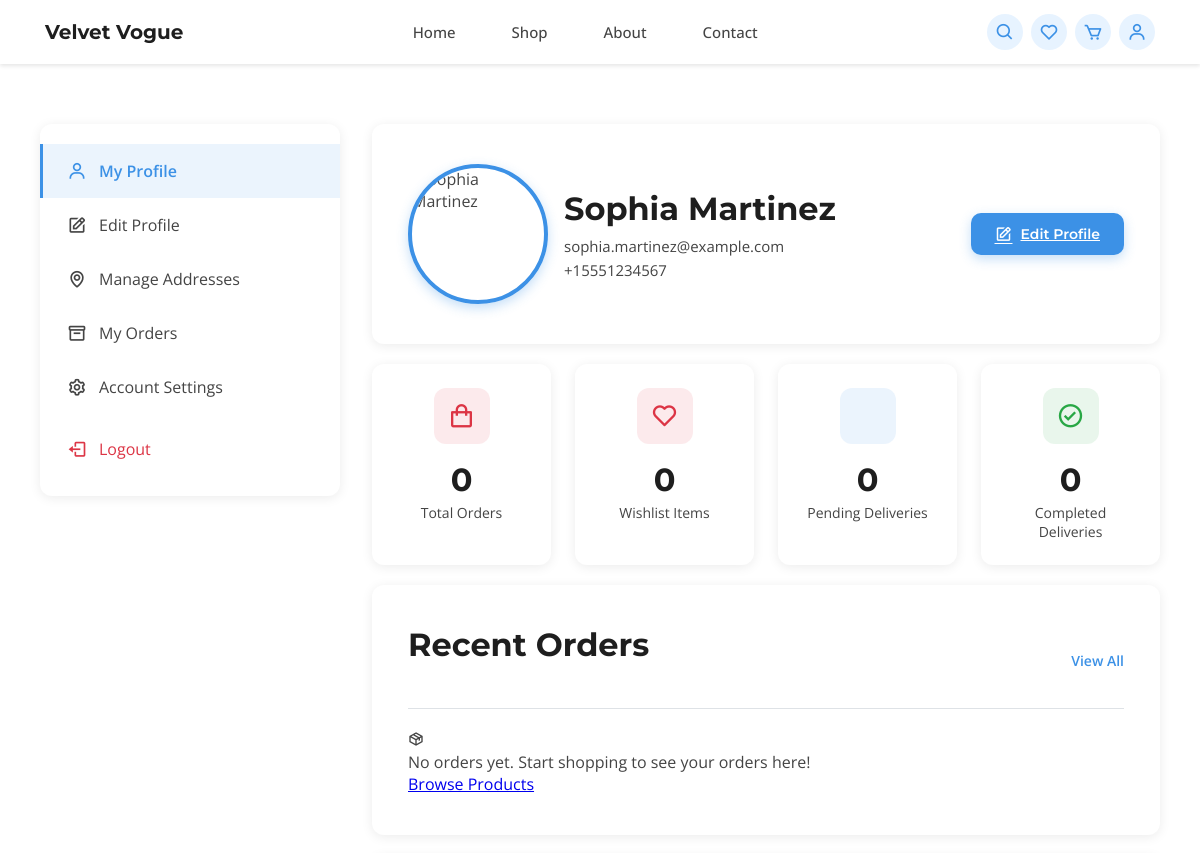
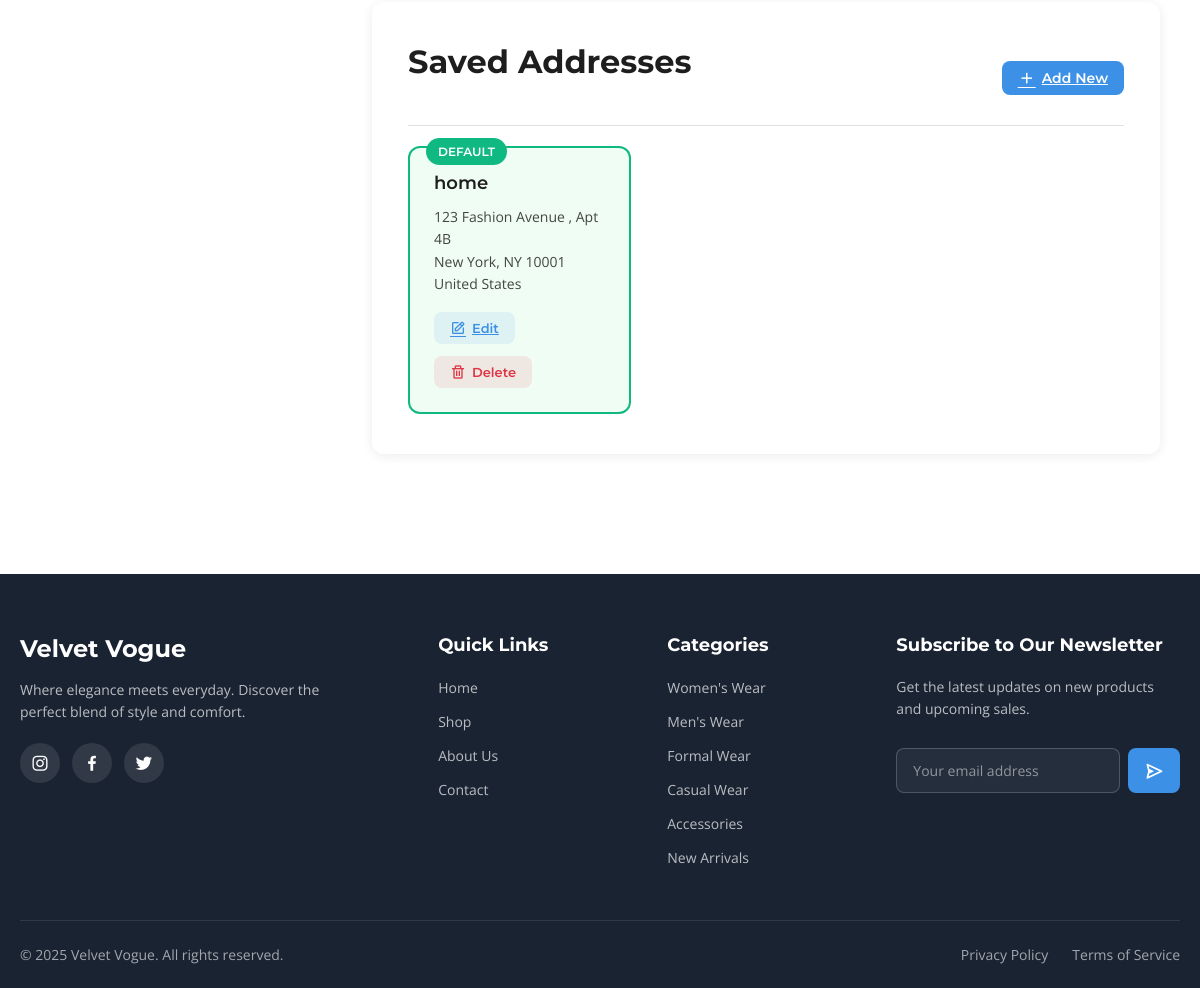
The app's page /profile.php (signed in) with its own data (2 pictures, top to bottom).
### tables this page shows
CREATE TABLE IF NOT EXISTS users (
    user_id INT AUTO_INCREMENT PRIMARY KEY,
    username VARCHAR(50) NOT NULL UNIQUE,
    email VARCHAR(100) NOT NULL UNIQUE,
    phone VARCHAR(20) NOT NULL,
    password VARCHAR(255) NOT NULL,
    full_name VARCHAR(100),
    profile_image VARCHAR(255) DEFAULT NULL,
    user_type ENUM('customer', 'admin') DEFAULT 'customer',
    is_active BOOLEAN DEFAULT TRUE,
    email_verified BOOLEAN DEFAULT FALSE,
    created_at TIMESTAMP DEFAULT CURRENT_TIMESTAMP,
    updated_at TIMESTAMP DEFAULT CURRENT_TIMESTAMP ON UPDATE CURRENT_TIMESTAMP,
    last_login TIMESTAMP NULL DEFAULT NULL,
    INDEX idx_email (email),
    INDEX idx_username (username),
    INDEX idx_user_type (user_type)
);

CREATE TABLE IF NOT EXISTS addresses (
    address_id INT AUTO_INCREMENT PRIMARY KEY,
    user_id INT NOT NULL,
    full_name VARCHAR(100) NOT NULL,
    phone VARCHAR(20) NOT NULL,
    address_line1 VARCHAR(200) NOT NULL,
    address_line2 VARCHAR(200),
    city VARCHAR(100) NOT NULL,
    state VARCHAR(100) NOT NULL,
    zip_code VARCHAR(20) NOT NULL,
    country VARCHAR(100) NOT NULL DEFAULT 'United States',
    is_default BOOLEAN DEFAULT FALSE,
    address_type ENUM('home', 'work', 'other') DEFAULT 'home',
    created_at TIMESTAMP DEFAULT CURRENT_TIMESTAMP,
    updated_at TIMESTAMP DEFAULT CURRENT_TIMESTAMP ON UPDATE CURRENT_TIMESTAMP,
    FOREIGN KEY (user_id) REFERENCES users(user_id) ON DELETE CASCADE,
    INDEX idx_user (user_id),
    INDEX idx_default (is_default)
);

### profile.php (the view, shortened to what this page needs)
<?php
require_once 'inc/db.php';
$user_id = $_SESSION['user_id'];
$userQuery = "SELECT full_name, username, email, phone, profile_image FROM users WHERE user_id = ?";
$userStmt = $conn->prepare($userQuery);
$userStmt->bind_param("i", $user_id);
$userStmt->execute();
$userResult = $userStmt->get_result();
$user = $userResult->fetch_assoc();
$ordersQuery = "SELECT COUNT(*) as total_orders FROM orders WHERE user_id = ?";
$ordersStmt = $conn->prepare($ordersQuery);
$ordersStmt->bind_param("i", $user_id);
$ordersStmt->execute();
$ordersResult = $ordersStmt->get_result();
$ordersData = $ordersResult->fetch_assoc();
$total_orders = $ordersData['total_orders'];
$wishlistQuery = "SELECT COUNT(*) as total_wishlist FROM wishlist WHERE user_id = ?";
$wishlistStmt = $conn->prepare($wishlistQuery);
$wishlistStmt->bind_param("i", $user_id);
$wishlistStmt->execute();
$wishlistResult = $wishlistStmt->get_result();
$wishlistData = $wishlistResult->fetch_assoc();
$total_wishlist = $wishlistData['total_wishlist'];
$pendingQuery = "SELECT COUNT(*) as pending_orders FROM orders WHERE user_id = ? AND order_status IN ('processing', 'shipped')";
$pendingStmt = $conn->prepare($pendingQuery);
$pendingStmt->bind_param("i", $user_id);
$pendingStmt->execute();
$pendingResult = $pendingStmt->get_result();
$pendingData = $pendingResult->fetch_assoc();
$pending_orders = $pendingData['pending_orders'];
$completedQuery = "SELECT COUNT(*) as completed_orders FROM orders WHERE user_id = ? AND order_status = 'delivered'";
$completedStmt = $conn->prepare($completedQuery);
$completedStmt->bind_param("i", $user_id);
$completedStmt->execute();
$completedResult = $completedStmt->get_result();
$completedData = $completedResult->fetch_assoc();
$completed_orders = $completedData['completed_orders'];
$recent_orders = [];
$addressQuery = "SELECT address_id, address_type, full_name, phone, address_line1, address_line2, city, state, zip_code, country, is_default
                 FROM addresses
                 WHERE user_id = ?
                 ORDER BY is_default DESC, address_id DESC";
$addressStmt = $conn->prepare($addressQuery);
$addressStmt->bind_param("i", $user_id);
$addressStmt->execute();
$addressResult = $addressStmt->get_result();
$addresses = [];
while ($address = $addressResult->fetch_assoc()) {
    $addresses[] = $address;
}
$profile_image = !empty($user['profile_image']) ? $user['profile_image'] : './images/default-avatar.png';
$display_name = !empty($user['full_name']) ? $user['full_name'] : $user['username'];
?>
<?php include 'inc/header.php'; ?>
<section class="profile-con">
    <div class="profile-layout">
        <?php include 'inc/sidebar.php'; ?>
        <main class="profile-main">
            <div class="profile-header">
                <div class="profile-avatar">
                    <img src="<?php echo htmlspecialchars($profile_image); ?>" alt="<?php echo htmlspecialchars($display_name); ?>" onerror="this.src='./images/product1.jpg'">
                </div>
                <div class="profile-info">
                    <h1 class="profile-name"><?php echo htmlspecialchars($display_name); ?></h1>
                    <p class="profile-email"><?php echo htmlspecialchars($user['email'] ?? 'No email provided'); ?></p>
                    <p class="profile-phone"><?php echo htmlspecialchars($user['phone'] ?? 'No phone provided'); ?></p>
                </div>
                <a href="editProfile.php" class="edit-profile-btn">
                    <i class='bx bx-edit'></i>
                    <span>Edit Profile</span>
                </a>
            </div>
            <div class="profile-stats">
                <div class="stat-card">
                    <div class="stat-icon orders">
                        <i class='bx bx-shopping-bag'></i>
                    </div>
                    <div class="stat-content">
                        <h3 class="stat-number"><?php echo $total_orders; ?></h3>
                        <p class="stat-label">Total Orders</p>
                    </div>
                </div>
                <div class="stat-card">
                    <div class="stat-icon wishlist">
                        <i class='bx bx-heart'></i>
                    </div>
                    <div class="stat-content">
                        <h3 class="stat-number"><?php echo $total_wishlist; ?></h3>
                        <p class="stat-label">Wishlist Items</p>
                    </div>
                </div>
                <div class="stat-card">
                    <div class="stat-icon pending">
                    </div>
                    <div class="stat-content">
                        <h3 class="stat-number"><?php echo $pending_orders; ?></h3>
                        <p class="stat-label">Pending Deliveries</p>
                    </div>
                </div>
                <div class="stat-card">
                    <div class="stat-icon completed">
                        <i class='bx bx-check-circle'></i>
                    </div>
                    <div class="stat-content">
                        <h3 class="stat-number"><?php echo $completed_orders; ?></h3>
                        <p class="stat-label">Completed Deliveries</p>
                    </div>
                </div>
            </div>
            <div class="profile-section">
                <div class="section-header">
                    <h2 class="section-title">Recent Orders</h2>
                    <a href="order.php" class="view-all-link">View All</a>
                </div>
                <div class="orders-list">
                    <?php if (empty($recent_orders)): ?>
                        <div class="empty-state">
                            <i class='bx bx-package'></i>
                            <p>No orders yet. Start shopping to see your orders here!</p>
                            <a href="shop.php" class="btn-primary">Browse Products</a>
                        </div>
                    <?php endif; ?>
                </div>
            </div>
            <div class="profile-section">
                <div class="section-header">
                    <h2 class="section-title">Saved Addresses</h2>
                    <a href="address.php" class="add-new-btn">
                        <i class='bx bx-plus'></i>
                        <span>Add New</span>
                    </a>
                </div>
                <div class="addresses-grid">
                    <?php if (empty($addresses)): ?>
                        <div class="empty-state">
                            <i class='bx bx-map'></i>
                            <p>No saved addresses yet. Add an address for faster checkout!</p>
                            <a href="address.php" class="btn-primary">Add Address</a>
                        </div>
                    <?php else: ?>
                        <?php foreach ($addresses as $address): ?>
                        <div class="address-card <?php echo $address['is_default'] ? 'default' : ''; ?>">
                            <?php if ($address['is_default']): ?>
                                <div class="address-badge">Default</div>
                            <?php endif; ?>
                            <h3 class="address-title"><?php echo htmlspecialchars($address['address_type']); ?></h3>
                            <p class="address-text">
                                <?php echo htmlspecialchars($address['address_line1']); ?>
                                <?php if (!empty($address['address_line2'])): ?>
                                    , <?php echo htmlspecialchars($address['address_line2']); ?>
                                <?php endif; ?><br>
                                <?php echo htmlspecialchars($address['city']); ?>, <?php echo htmlspecialchars($address['state']); ?> <?php echo htmlspecialchars($address['zip_code']); ?><br>
                                <?php echo htmlspecialchars($address['country']); ?>
                            </p>
                            <div class="address-actions">
                                <a href="address.php?edit=<?php echo $address['address_id']; ?>" class="address-btn edit">
                                    <i class='bx bx-edit'></i>
                                    <span>Edit</span>
                                </a>
                                <button class="address-btn delete" onclick="deleteAddress(<?php echo $address['address_id']; ?>)">
                                    <i class='bx bx-trash'></i>
                                    <span>Delete</span>
                                </button>
                            </div>
                        </div>
                        <?php endforeach; ?>
                    <?php endif; ?>
                </div>
            </div>
        </main>
    </div>
</section>
</main>
<?php include 'inc/footer.php'; ?>

### assets/home.css (style rules this page uses)
:root { --bg: #FFFFFF; --primary-btn: #3C91E6; --secondary-btn: #FFDD67; --text-head: #1E1E1E; --text-body: #444444; --border-color: #E0E0E0; --font-family-primary: 'Montserrat', sans-serif; --font-family-secondary: 'Open Sans', sans-serif; --primary-btn-hover: #2B6FBF; --secondary-btn-hover: #FFD633; --gradient-primary: linear-gradient(135deg, #3C91E6, #2B6FBF); }
* { margin: 0; padding: 0; box-sizing: border-box; }
body { margin: 0; padding: 0; font-family: var(--font-family-secondary); background-color: var(--bg); color: var(--text-body); }
.section-title { font-family: var(--font-family-primary); font-size: 20px; font-weight: bold; color: var(--text-head); text-align: center; }
@media (min-width: 768px) { .section-title { font-size: 24px; } }
@media (min-width: 1024px) { .section-title { font-size: 28px; } }

### assets/product.css (style rules this page uses)
.section-title { font-family: var(--font-family-primary); font-size: 26px; font-weight: 700; color: var(--text-head); margin: 0 0 24px 0; text-align: center; }
@media (min-width: 768px) { .section-title { font-size: 30px; margin-bottom: 32px; } }
@media (min-width: 1200px) { .section-title { font-size: 32px; } }

### records on screen
users: full_name "Sophia Martinez", email "sophia.martinez@example.com", phone "+15551234567"
addresses: is_default "DEFAULT", address_type "home", address_line1 "123 Fashion Avenue", address_line2 "Apt 4B", city "New York", state "NY", zip_code "10001", country "United States"

### other values on screen
$total_orders "0"
$total_wishlist "0"
$pending_orders "0"
$completed_orders "0"
